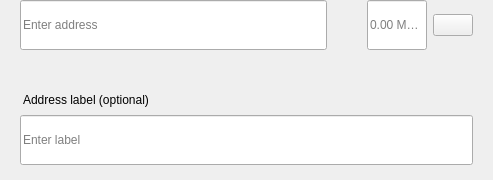
<?xml version="1.0" encoding="UTF-8"?>
<ui version="4.0">
 <class>SendMultiRow</class>
 <widget class="QWidget" name="SendMultiRow">
  <property name="geometry">
   <rect>
    <x>0</x>
    <y>0</y>
    <width>493</width>
    <height>180</height>
   </rect>
  </property>
  <property name="minimumSize">
   <size>
    <width>0</width>
    <height>0</height>
   </size>
  </property>
  <property name="maximumSize">
   <size>
    <width>16777215</width>
    <height>16777215</height>
   </size>
  </property>
  <property name="windowTitle">
   <string>Form</string>
  </property>
  <layout class="QVBoxLayout" name="verticalLayout_3">
   <property name="spacing">
    <number>0</number>
   </property>
   <property name="leftMargin">
    <number>0</number>
   </property>
   <property name="topMargin">
    <number>0</number>
   </property>
   <property name="rightMargin">
    <number>20</number>
   </property>
   <property name="bottomMargin">
    <number>5</number>
   </property>
   <item alignment="Qt::AlignTop">
    <widget class="QWidget" name="widget" native="true">
     <property name="sizePolicy">
      <sizepolicy hsizetype="Expanding" vsizetype="Maximum">
       <horstretch>0</horstretch>
       <verstretch>0</verstretch>
      </sizepolicy>
     </property>
     <property name="minimumSize">
      <size>
       <width>0</width>
       <height>60</height>
      </size>
     </property>
     <property name="maximumSize">
      <size>
       <width>16777215</width>
       <height>85</height>
      </size>
     </property>
     <layout class="QHBoxLayout" name="horizontalLayout" stretch="6,0,2">
      <property name="spacing">
       <number>0</number>
      </property>
      <property name="leftMargin">
       <number>8</number>
      </property>
      <property name="topMargin">
       <number>0</number>
      </property>
      <property name="rightMargin">
       <number>0</number>
      </property>
      <property name="bottomMargin">
       <number>0</number>
      </property>
      <item alignment="Qt::AlignTop">
       <widget class="QStackedWidget" name="stackedAddress">
        <property name="minimumSize">
         <size>
          <width>0</width>
          <height>50</height>
         </size>
        </property>
        <property name="maximumSize">
         <size>
          <width>16777215</width>
          <height>50</height>
         </size>
        </property>
        <widget class="QWidget" name="page_4">
         <property name="sizePolicy">
          <sizepolicy hsizetype="Expanding" vsizetype="Preferred">
           <horstretch>0</horstretch>
           <verstretch>0</verstretch>
          </sizepolicy>
         </property>
         <property name="minimumSize">
          <size>
           <width>0</width>
           <height>50</height>
          </size>
         </property>
         <property name="maximumSize">
          <size>
           <width>16777215</width>
           <height>55</height>
          </size>
         </property>
         <layout class="QVBoxLayout" name="verticalLayout_7">
          <property name="spacing">
           <number>0</number>
          </property>
          <property name="leftMargin">
           <number>12</number>
          </property>
          <property name="topMargin">
           <number>0</number>
          </property>
          <property name="rightMargin">
           <number>0</number>
          </property>
          <property name="bottomMargin">
           <number>0</number>
          </property>
          <item>
           <widget class="QLineEdit" name="lineEditAddress">
            <property name="minimumSize">
             <size>
              <width>0</width>
              <height>50</height>
             </size>
            </property>
            <property name="maximumSize">
             <size>
              <width>16777215</width>
              <height>50</height>
             </size>
            </property>
            <property name="placeholderText">
             <string>Enter address</string>
            </property>
           </widget>
          </item>
         </layout>
        </widget>
        <widget class="QWidget" name="page_3"/>
       </widget>
      </item>
      <item>
       <spacer name="horizontalSpacer_3">
        <property name="orientation">
         <enum>Qt::Horizontal</enum>
        </property>
        <property name="sizeType">
         <enum>QSizePolicy::Fixed</enum>
        </property>
        <property name="sizeHint" stdset="0">
         <size>
          <width>40</width>
          <height>20</height>
         </size>
        </property>
       </spacer>
      </item>
      <item>
       <layout class="QHBoxLayout" name="horizontalLayout_2">
        <property name="spacing">
         <number>6</number>
        </property>
        <item alignment="Qt::AlignTop">
         <widget class="QLineEdit" name="lineEditAmount">
          <property name="sizePolicy">
           <sizepolicy hsizetype="Expanding" vsizetype="Preferred">
            <horstretch>0</horstretch>
            <verstretch>0</verstretch>
           </sizepolicy>
          </property>
          <property name="minimumSize">
           <size>
            <width>0</width>
            <height>50</height>
           </size>
          </property>
          <property name="maximumSize">
           <size>
            <width>16777215</width>
            <height>50</height>
           </size>
          </property>
          <property name="maxLength">
           <number>17</number>
          </property>
          <property name="alignment">
           <set>Qt::AlignLeading|Qt::AlignLeft|Qt::AlignVCenter</set>
          </property>
          <property name="placeholderText">
           <string notr="true">0.00 MMC</string>
          </property>
         </widget>
        </item>
        <item>
         <layout class="QVBoxLayout" name="verticalLayout">
          <property name="topMargin">
           <number>14</number>
          </property>
          <property name="bottomMargin">
           <number>0</number>
          </property>
          <item alignment="Qt::AlignTop">
           <widget class="QPushButton" name="btnMenu">
            <property name="minimumSize">
             <size>
              <width>0</width>
              <height>0</height>
             </size>
            </property>
            <property name="maximumSize">
             <size>
              <width>16777215</width>
              <height>16777215</height>
             </size>
            </property>
            <property name="focusPolicy">
             <enum>Qt::NoFocus</enum>
            </property>
            <property name="text">
             <string/>
            </property>
           </widget>
          </item>
         </layout>
        </item>
       </layout>
      </item>
     </layout>
    </widget>
   </item>
   <item>
    <widget class="QWidget" name="layoutLabel" native="true">
     <property name="minimumSize">
      <size>
       <width>0</width>
       <height>0</height>
      </size>
     </property>
     <property name="maximumSize">
      <size>
       <width>16777215</width>
       <height>16777215</height>
      </size>
     </property>
     <layout class="QVBoxLayout" name="verticalLayout_9">
      <property name="spacing">
       <number>6</number>
      </property>
      <property name="leftMargin">
       <number>20</number>
      </property>
      <property name="topMargin">
       <number>0</number>
      </property>
      <property name="rightMargin">
       <number>0</number>
      </property>
      <property name="bottomMargin">
       <number>10</number>
      </property>
      <item>
       <spacer name="verticalSpacer">
        <property name="orientation">
         <enum>Qt::Vertical</enum>
        </property>
        <property name="sizeType">
         <enum>QSizePolicy::Fixed</enum>
        </property>
        <property name="sizeHint" stdset="0">
         <size>
          <width>20</width>
          <height>20</height>
         </size>
        </property>
       </spacer>
      </item>
      <item>
       <widget class="QLabel" name="labelSubtitleDescription">
        <property name="styleSheet">
         <string notr="true">margin-bottom:2px;
margin-left:0.05px;
padding:0px;</string>
        </property>
        <property name="text">
         <string>Address label (optional)</string>
        </property>
       </widget>
      </item>
      <item>
       <widget class="QLineEdit" name="lineEditDescription">
        <property name="minimumSize">
         <size>
          <width>0</width>
          <height>50</height>
         </size>
        </property>
        <property name="maximumSize">
         <size>
          <width>16777215</width>
          <height>50</height>
         </size>
        </property>
        <property name="placeholderText">
         <string>Enter label</string>
        </property>
       </widget>
      </item>
     </layout>
    </widget>
   </item>
  </layout>
 </widget>
 <resources/>
 <connections/>
</ui>
